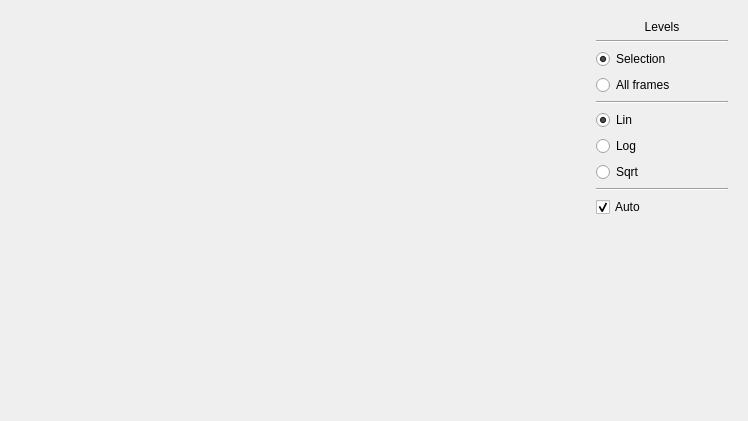
<?xml version="1.0" encoding="UTF-8"?>
<ui version="4.0">
 <class>FrameView</class>
 <widget class="QWidget" name="FrameView">
  <property name="geometry">
   <rect>
    <x>0</x>
    <y>0</y>
    <width>748</width>
    <height>421</height>
   </rect>
  </property>
  <property name="windowTitle">
   <string>Form</string>
  </property>
  <layout class="QVBoxLayout" name="verticalLayout_3">
   <item>
    <layout class="QVBoxLayout" name="v_layout" stretch="1,0">
     <item>
      <layout class="QHBoxLayout" name="horizontalLayout" stretch="1,0">
       <item>
        <widget class="QWidget" name="view_widget" native="true">
         <layout class="QHBoxLayout" name="view_layout"/>
        </widget>
       </item>
       <item>
        <widget class="QFrame" name="fr_hist">
         <property name="minimumSize">
          <size>
           <width>150</width>
           <height>0</height>
          </size>
         </property>
         <property name="maximumSize">
          <size>
           <width>200</width>
           <height>16777215</height>
          </size>
         </property>
         <layout class="QVBoxLayout" name="hist_layout" stretch="0,0,0,0,0,0,0,0,0,0,1">
          <item>
           <widget class="QLabel" name="label">
            <property name="text">
             <string>Levels</string>
            </property>
            <property name="alignment">
             <set>Qt::AlignCenter</set>
            </property>
           </widget>
          </item>
          <item>
           <widget class="Line" name="line_3">
            <property name="orientation">
             <enum>Qt::Horizontal</enum>
            </property>
           </widget>
          </item>
          <item>
           <widget class="QRadioButton" name="rb_hist_selected">
            <property name="text">
             <string>Selection</string>
            </property>
            <property name="checked">
             <bool>true</bool>
            </property>
            <attribute name="buttonGroup">
             <string notr="true">bg_hist_selection</string>
            </attribute>
           </widget>
          </item>
          <item>
           <widget class="QRadioButton" name="rb_hist_all">
            <property name="text">
             <string>All frames</string>
            </property>
            <attribute name="buttonGroup">
             <string notr="true">bg_hist_selection</string>
            </attribute>
           </widget>
          </item>
          <item>
           <widget class="Line" name="line_2">
            <property name="orientation">
             <enum>Qt::Horizontal</enum>
            </property>
           </widget>
          </item>
          <item>
           <widget class="QRadioButton" name="rb_lin_levels">
            <property name="text">
             <string>Lin</string>
            </property>
            <property name="checked">
             <bool>true</bool>
            </property>
            <attribute name="buttonGroup">
             <string notr="true">bg_lev_mode</string>
            </attribute>
           </widget>
          </item>
          <item>
           <widget class="QRadioButton" name="rb_log_levels">
            <property name="text">
             <string>Log</string>
            </property>
            <attribute name="buttonGroup">
             <string notr="true">bg_lev_mode</string>
            </attribute>
           </widget>
          </item>
          <item>
           <widget class="QRadioButton" name="rb_sqrt_levels">
            <property name="text">
             <string>Sqrt</string>
            </property>
            <attribute name="buttonGroup">
             <string notr="true">bg_lev_mode</string>
            </attribute>
           </widget>
          </item>
          <item>
           <widget class="Line" name="line">
            <property name="orientation">
             <enum>Qt::Horizontal</enum>
            </property>
           </widget>
          </item>
          <item>
           <widget class="QCheckBox" name="chk_auto_levels">
            <property name="text">
             <string>Auto</string>
            </property>
            <property name="checked">
             <bool>true</bool>
            </property>
           </widget>
          </item>
          <item>
           <widget class="HistogramLUTWidget" name="hist" native="true"/>
          </item>
         </layout>
        </widget>
       </item>
      </layout>
     </item>
     <item>
      <widget class="CutSelector" name="cut_selectors" native="true">
       <property name="minimumSize">
        <size>
         <width>330</width>
         <height>0</height>
        </size>
       </property>
      </widget>
     </item>
    </layout>
   </item>
  </layout>
 </widget>
 <customwidgets>
  <customwidget>
   <class>CutSelector</class>
   <extends>QWidget</extends>
   <header>petra_viewer.widgets.cut_selector</header>
   <container>1</container>
  </customwidget>
  <customwidget>
   <class>HistogramLUTWidget</class>
   <extends>QWidget</extends>
   <header>pyqtgraph</header>
   <container>1</container>
  </customwidget>
 </customwidgets>
 <resources>
  <include location="icons.qrc"/>
 </resources>
 <connections/>
 <buttongroups>
  <buttongroup name="bg_lev_mode"/>
  <buttongroup name="bg_hist_selection"/>
 </buttongroups>
</ui>
